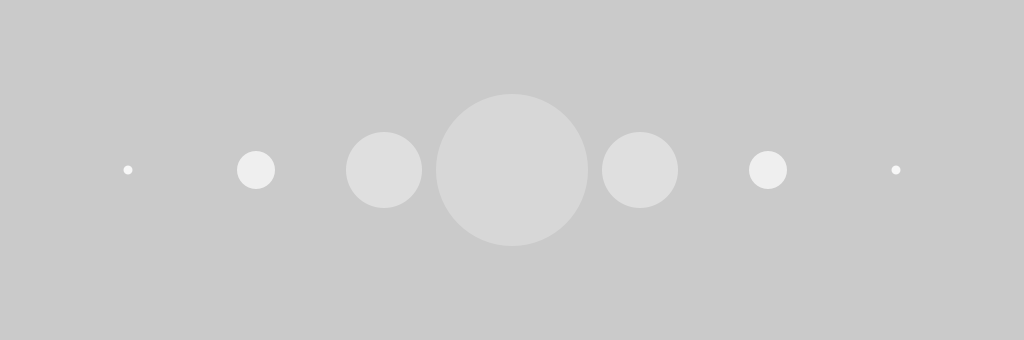
Frame 1 (no input)
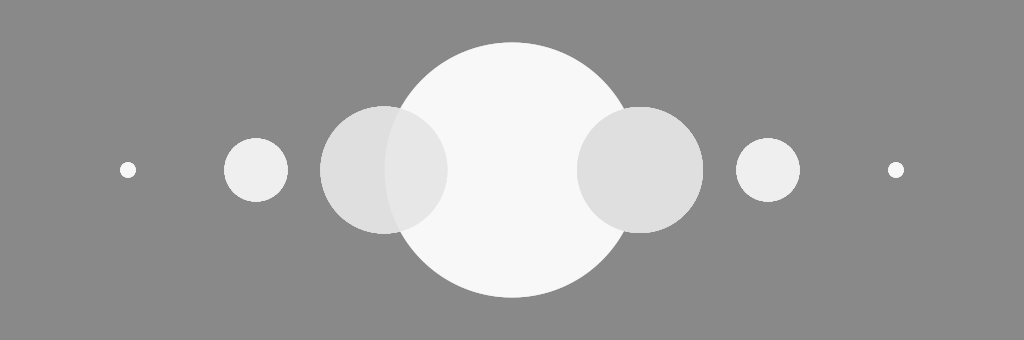
Frame 60 (the mouse pressed at the canvas centre just before this capture)
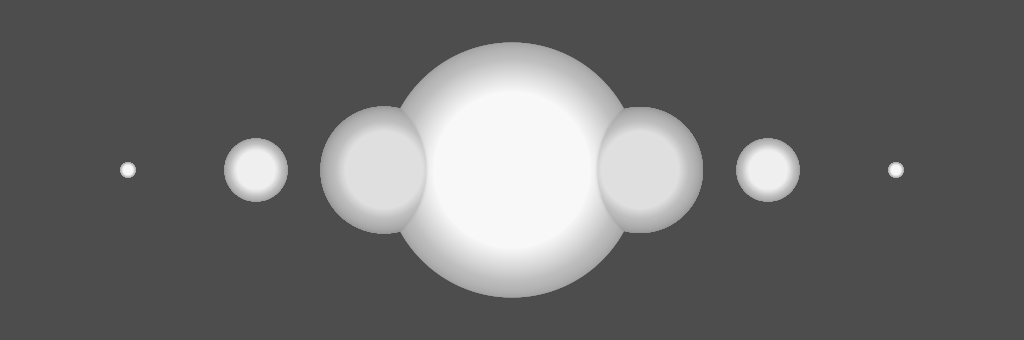
Frame 120 (the mouse held since frame 60 and released just before this capture)

The Processing sketch that drew these frames (run headless with seeded random() and noise(); from frame 60 on, the mouse is pressed at the canvas centre):

// Processing sketch: ANI2012A20_FadingBall6
// ── ANI2012A20_FadingBall6.pde
// ANI2012A20_FadingBall6.pde
// Animation de plusieurs boules lumineuses avec mouvement oscillatoire.
// Chaque instance est stockée dans une liste et est un descendant d'une hiérarchie de classes.
// Les classes sont définies dans des fichiers externes.

// paramètre
int period = 5000;

// variables
int index;

float centerX;
float centerY;

ArrayList<FadingBall> list;

void setup()
{
  size(1024, 340);

  centerX = width / 2.0f;
  centerY = height / 2.0f;

  noStroke();

  list = new ArrayList<FadingBall>();

  list.add(new FadingBall(centerX - 384, centerY, 8,   color(255 - 8)));
  list.add(new FadingBall(centerX - 256, centerY, 32,  color(255 - 16)));
  list.add(new FadingBall(centerX - 128, centerY, 64,  color(255 - 32)));
  list.add(new FadingBall(centerX,       centerY, 128, color(255,  64)));
  list.add(new FadingBall(centerX + 128, centerY, 64,  color(255 - 32)));
  list.add(new FadingBall(centerX + 256, centerY, 32,  color(255 - 16)));
  list.add(new FadingBall(centerX + 384, centerY, 8,   color(255 - 8)));
}

void draw()
{
  fade(2);

  list.get(0).oscillation = 8   + int(oscillate(millis(), 8,   period));
  list.get(1).oscillation = 32  + int(oscillate(millis(), 32,  period));
  list.get(2).oscillation = 64  + int(oscillate(millis(), 64,  period));
  list.get(3).oscillation = 128 + int(oscillate(millis(), 128, period));
  list.get(4).oscillation = 64  + int(oscillate(millis(), 63,  period));
  list.get(5).oscillation = 32  + int(oscillate(millis(), 32,  period));
  list.get(6).oscillation = 8   + int(oscillate(millis(), 8,   period));

  for (index = 0; index < list.size(); ++index)
  {
    list.get(index).update();
    list.get(index).render();
  }
}

void fade(float decay)
{
  fill(0, decay);
  rect(0, 0, width, height);
}

float oscillate(float time, float amplitude, float period)
{
  return amplitude * sin(time * 2 * PI / period);
}

// ── Ball.pde
// ANI2012A20_FadingBall6/Ball.pde
// Classe de type Ball, qui hérite de Entity, et dont hérite FadingBall.

class Ball extends Entity
{
  color colorFill;

  Ball(float x, float y, float r, color c)
  {
    super(x, y, r);
    colorFill = c;
  }

  void update()
  {
    super.update();
  }

  void render()
  {
    super.render();
    fill(colorFill);
  }
}

// ── Entity.pde
// ANI2012A20_FadingBall6/Entity.pde
// Classe de type Entity, la racine de l'hiérarchie de classes.

class Entity
{
  float positionX;
  float positionY;

  float radius;

  Entity(float x, float y, float r)
  {
    positionX = x;
    positionY = y;

    radius = r;
  }

  void update(){}

  void render(){}
}

// ── FadingBall.pde
// ANI2012A20_FadingBall6/FadingBall.pde
// Classe de type FadingBall, qui hérite de Ball, qui elle hérite de Entity.

class FadingBall extends Ball
{
  color colorFill;

  float oscillation;

  FadingBall(float x, float y, float r, color c)
  {
    super(x,y,r,c);
  }

  void update()
  {
    super.update();
    radius = oscillation;
  }

  void render()
  {
    super.render();
    ellipse(positionX, positionY, radius, radius);
  }
}
